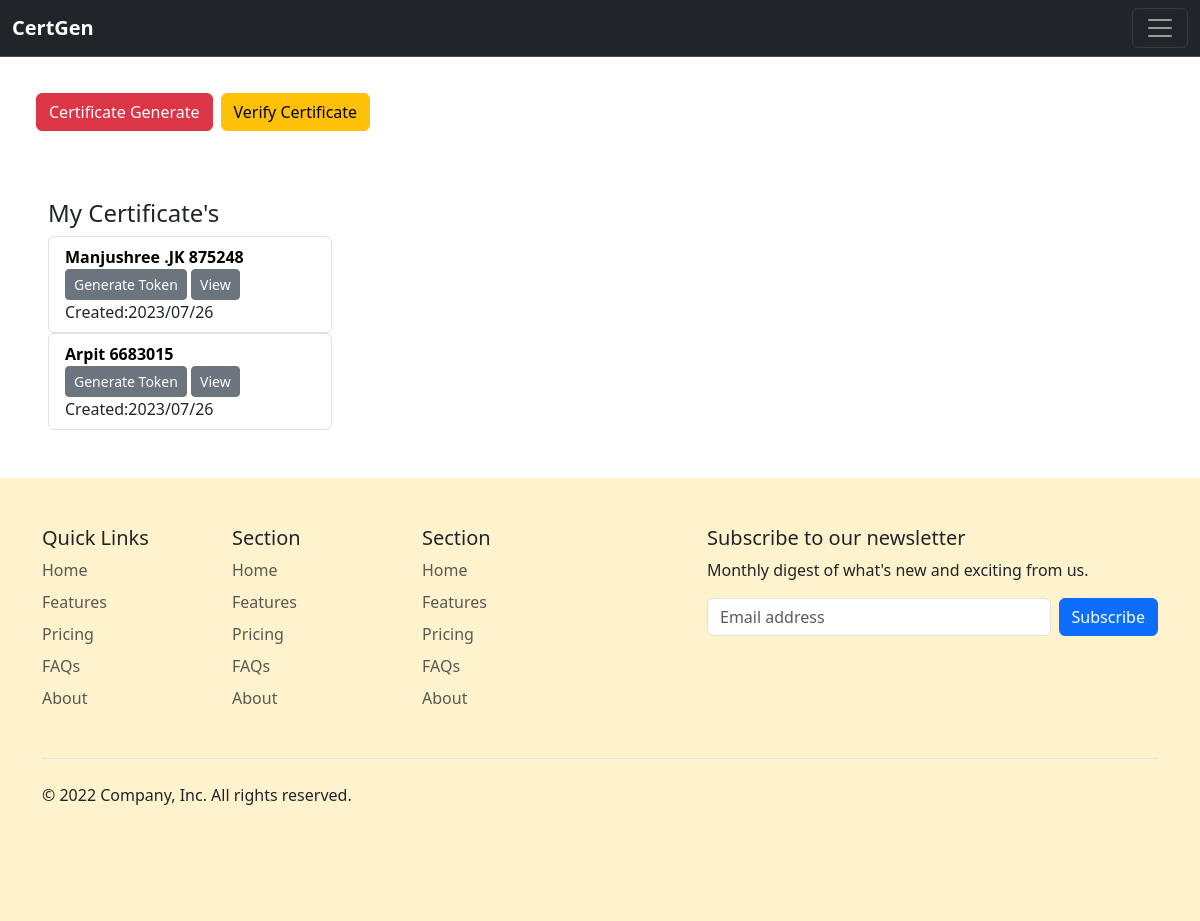
The page / (signed in) on the database its author committed.
### core/models.py (models this page shows, shortened)
class Certificate(models.Model):
    user = models.ForeignKey(User, on_delete=models.CASCADE, null=True)
    name = models.CharField(max_length=15, null=True, blank=False, verbose_name='Name')
    issued_at = models.DateField(null=True,blank=True, verbose_name="created_at",editable=True)
    created_at = models.DateTimeField(null=True,auto_now_add=True)
    updated_at = models.DateField(null=True,auto_now=True)
    content = models.TextField(null=True,blank=True,max_length=450)
    certificate_no = models.CharField(default=get_uuid_only_int_7digits(), null=True, max_length=7, editable=False)
    header = models.CharField(max_length=20, null=True, blank=True)
    certified_by = models.CharField(max_length=20, null=True, blank=True)

### core/views.py (the view)
# urls.py: 2. Add a URL to urlpatterns:  path('', views.home, name='home')
def home(request):
    list_mycert = Certificate.objects.filter(user=request.user.id)
    context= {
        'list_mycert':list_mycert
    }
    return render(request,'home.html', context)

### templates/home.html (shortened to what this page needs)
{% extends 'base.html' %}
{% block content %}
<div class="d-flex m-3 p-3">
    <a class="btn btn-danger m-1" href="{% url 'create_new_certificate' %}">Certificate Generate</a>
    <a class="btn btn-warning m-1" href="{% url 'verify_token' %}">Verify Certificate</a>
</div>
<div class="m-3 p-3">
{% if request.user.is_authenticated %}
    <ul class="list-group m-3 w-25">
        <h4 class="">My Certificate's</h4>
        {% if not list_mycert and not list_mycert.user == request.user %}
        <li class="list-group-item">
         None Certificate
        </li>
        {% else %}
        {% for list_mycert in list_mycert  %}
        <li class="list-group-item object-fit-contain border rounded">
            <a href="{% url 'view_certificate_file' list_mycert.id %}" class="nav-link link-opacity-75-hover fw-bold text-black ">{{list_mycert.name}} {{list_mycert.certificate_no}}</a>
            <a href="{% url 'generate_token' list_mycert.id %}" class="btn btn-sm btn-secondary">Generate Token</a>
            <a href="{% url 'view_certificate_file' list_mycert.id %}" class="btn btn-sm btn-secondary">View</a>
            <span>Created:{{list_mycert.created_at|date:'Y/m/d'}}</span>
        </li>
        {% endfor %}
        {% endif %}
{% endif %}
      </ul>
</div>
{% endblock content %}

### rows shown on the page
Certificate: name "Manjushree .JK", certificate_no "875248", created_at "2023/07/26"
Certificate: name "Arpit", certificate_no "6683015", created_at "2023/07/26"
